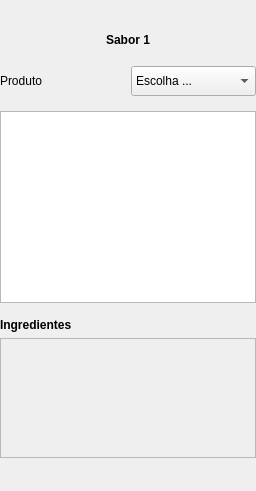
                         <widget class="QFrame" name="frame_44">
                          <property name="frameShape">
                           <enum>QFrame::NoFrame</enum>
                          </property>
                          <property name="frameShadow">
                           <enum>QFrame::Raised</enum>
                          </property>
                          <layout class="QVBoxLayout" name="verticalLayout_78">
                           <property name="leftMargin">
                            <number>0</number>
                           </property>
                           <property name="rightMargin">
                            <number>0</number>
                           </property>
                           <item>
                            <widget class="QFrame" name="frame_sabor_1">
                             <property name="frameShape">
                              <enum>QFrame::NoFrame</enum>
                             </property>
                             <property name="frameShadow">
                              <enum>QFrame::Raised</enum>
                             </property>
                             <layout class="QVBoxLayout" name="verticalLayout_75">
                              <property name="leftMargin">
                               <number>0</number>
                              </property>
                              <property name="rightMargin">
                               <number>0</number>
                              </property>
                              <item alignment="Qt::AlignHCenter">
                               <widget class="QLabel" name="label_39">
                                <property name="minimumSize">
                                 <size>
                                  <width>0</width>
                                  <height>40</height>
                                 </size>
                                </property>
                                <property name="font">
                                 <font>
                                  <bold>true</bold>
                                 </font>
                                </property>
                                <property name="text">
                                 <string>Sabor 1</string>
                                </property>
                               </widget>
                              </item>
                              <item>
                               <layout class="QHBoxLayout" name="horizontalLayout_42">
                                <item>
                                 <widget class="QLabel" name="label_40">
                                  <property name="minimumSize">
                                   <size>
                                    <width>0</width>
                                    <height>30</height>
                                   </size>
                                  </property>
                                  <property name="text">
                                   <string>Produto</string>
                                  </property>
                                 </widget>
                                </item>
                                <item>
                                 <widget class="QComboBox" name="combo_box_item_pedido_12">
                                  <property name="minimumSize">
                                   <size>
                                    <width>0</width>
                                    <height>30</height>
                                   </size>
                                  </property>
                                  <item>
                                   <property name="text">
                                    <string>Escolha ...</string>
                                   </property>
                                  </item>
                                  <item>
                                   <property name="text">
                                    <string>Pizza fulana</string>
                                   </property>
                                  </item>
                                  <item>
                                   <property name="text">
                                    <string>Pizza beutrana</string>
                                   </property>
                                  </item>
                                 </widget>
                                </item>
                               </layout>
                              </item>
                              <item>
                               <widget class="QFrame" name="frame_adicionais_12">
                                <property name="frameShape">
                                 <enum>QFrame::NoFrame</enum>
                                </property>
                                <property name="frameShadow">
                                 <enum>QFrame::Raised</enum>
                                </property>
                                <layout class="QVBoxLayout" name="verticalLayout_76">
                                 <property name="leftMargin">
                                  <number>0</number>
                                 </property>
                                 <property name="rightMargin">
                                  <number>0</number>
                                 </property>
                                 <item>
                                  <layout class="QHBoxLayout" name="horizontal_layout_29"/>
                                 </item>
                                 <item>
                                  <widget class="QListWidget" name="list_widget_adicionais_pedido_12">
                                   <property name="minimumSize">
                                    <size>
                                     <width>0</width>
                                     <height>120</height>
                                    </size>
                                   </property>
                                   <property name="maximumSize">
                                    <size>
                                     <width>16777215</width>
                                     <height>16777215</height>
                                    </size>
                                   </property>
                                  </widget>
                                 </item>
                                 <item>
                                  <widget class="QFrame" name="frame_55">
                                   <property name="frameShape">
                                    <enum>QFrame::NoFrame</enum>
                                   </property>
                                   <property name="frameShadow">
                                    <enum>QFrame::Raised</enum>
                                   </property>
                                   <layout class="QVBoxLayout" name="verticalLayout_77">
                                    <property name="leftMargin">
                                     <number>0</number>
                                    </property>
                                    <property name="rightMargin">
                                     <number>0</number>
                                    </property>
                                    <property name="bottomMargin">
                                     <number>4</number>
                                    </property>
                                    <item>
                                     <widget class="QLabel" name="label_ingredientes_pedido_12">
                                      <property name="font">
                                       <font>
                                        <bold>true</bold>
                                       </font>
                                      </property>
                                      <property name="text">
                                       <string>Ingredientes</string>
                                      </property>
                                     </widget>
                                    </item>
                                    <item>
                                     <widget class="QScrollArea" name="scroll_area_ingredientes_12">
                                      <property name="minimumSize">
                                       <size>
                                        <width>0</width>
                                        <height>120</height>
                                       </size>
                                      </property>
                                      <property name="widgetResizable">
                                       <bool>true</bool>
                                      </property>
                                      <widget class="QWidget" name="scrollAreaWidgetContents_13">
                                       <property name="geometry">
                                        <rect>
                                         <x>0</x>
                                         <y>0</y>
                                         <width>264</width>
                                         <height>118</height>
                                        </rect>
                                       </property>
                                      </widget>
                                     </widget>
                                    </item>
                                   </layout>
                                  </widget>
                                 </item>
                                </layout>
                               </widget>
                              </item>
                             </layout>
                            </widget>
                           </item>
                          </layout>
                         </widget>
